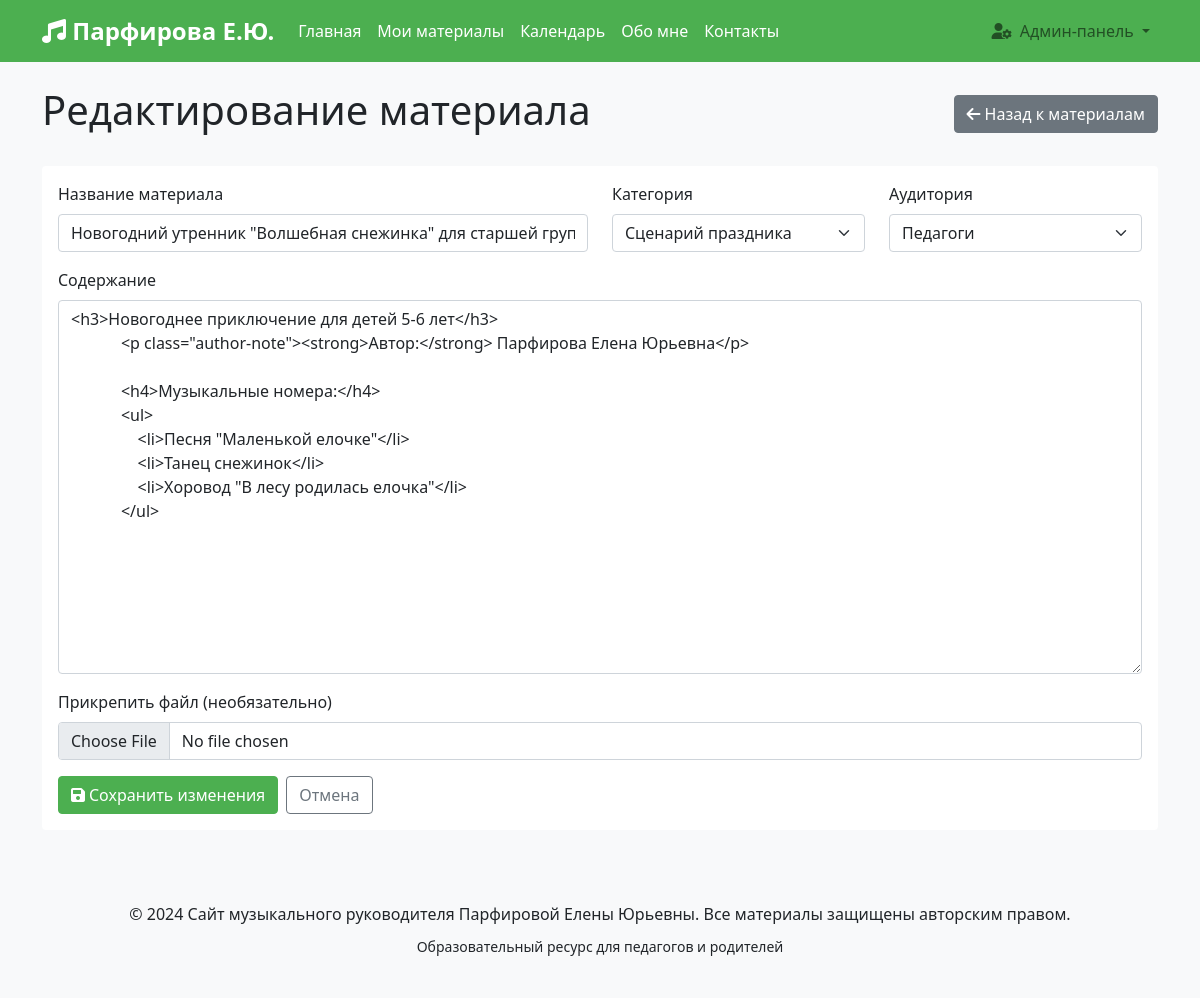
The app's page /admin/material/4/edit (signed in), older data.
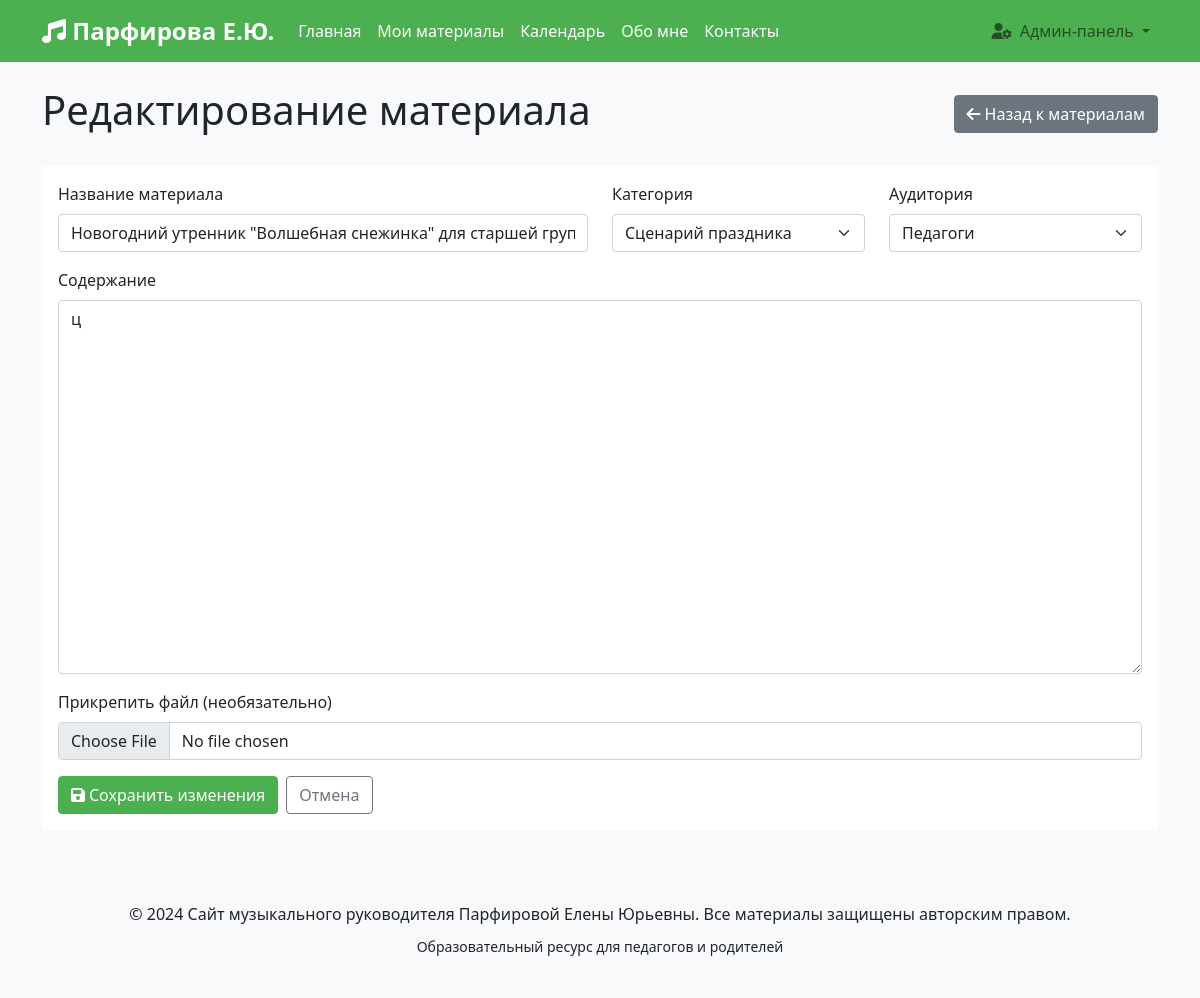
The same page, newer data.
### models.py (models this page shows)
class Material(db.Model):
    id = db.Column(db.Integer, primary_key=True)
    title = db.Column(db.String(200), nullable=False)
    content = db.Column(db.Text, nullable=False)
    category = db.Column(db.String(50), nullable=False)
    target_audience = db.Column(db.String(50), nullable=False)
    created_date = db.Column(db.DateTime, nullable=False, default=lambda: datetime.now(timezone.utc))
    file_path = db.Column(db.String(300))
    is_published = db.Column(db.Boolean, default=True)

### app.py (the view)
@app.route('/admin/material/<int:material_id>/edit', methods=['GET', 'POST'])
@login_required
def edit_material(material_id):
    material = db.session.get(Material, material_id)
    if not material:
        abort(404)
    form = MaterialForm()
    if form.validate_on_submit():
        material.title = form.title.data
        material.content = form.content.data
        material.category = form.category.data
        material.target_audience = form.target_audience.data
        if form.file.data:
            filename = secure_filename(form.file.data.filename)
            form.file.data.save(os.path.join('static/uploads', filename))
            material.file_path = filename
        db.session.commit()
        flash('Материал успешно обновлен!', 'success')
        return redirect(url_for('admin_materials'))
    elif request.method == 'GET':
        form.title.data = material.title
        form.content.data = material.content
        form.category.data = material.category
        form.target_audience.data = material.target_audience
    return render_template('admin/edit_material.html', form=form, material=material)

### forms.py
class MaterialForm(FlaskForm):
    title = StringField('Название', validators=[DataRequired(), Length(max=200)])
    content = TextAreaField('Содержание', validators=[DataRequired()])
    category = SelectField('Категория', choices=[
        ('consultation', 'Консультация'),
        ('scenario', 'Сценарий праздника'),
        ('methodical', 'Методическая разработка'),
        ('article', 'Статья')
    ], validators=[DataRequired()])
    target_audience = SelectField('Для кого', choices=[
        ('teachers', 'Педагоги'),
        ('parents', 'Родители'),
        ('all', 'Все')
    ], validators=[DataRequired()])
    file = FileField('Файл', validators=[FileAllowed(['pdf', 'doc', 'docx', 'jpg', 'png'], 'Только документы и изображения!')])

### app.py (called while the page is built)
@login_manager.user_loader
def load_user(user_id):
    return db.session.get(User, int(user_id))

### templates/admin/edit_material.html (shortened to what this page needs)
{% extends "base.html" %}
{% block content %}
<div class="container mt-4">
    <div class="d-flex justify-content-between align-items-center mb-4">
        <h1>Редактирование материала</h1>
        <a href="{{ url_for('admin_materials') }}" class="btn btn-secondary">
            <i class="fas fa-arrow-left me-1"></i>Назад к материалам
        </a>
    </div>
    <div class="card">
        <div class="card-body">
            <form method="POST" enctype="multipart/form-data">
                <div class="row">
                    <div class="col-md-6">
                        <div class="mb-3">
                            <label class="form-label">Название материала</label>
                            {{ form.title(class="form-control") }}
                        </div>
                    </div>
                    <div class="col-md-3">
                        <div class="mb-3">
                            <label class="form-label">Категория</label>
                            {{ form.category(class="form-select") }}
                        </div>
                    </div>
                    <div class="col-md-3">
                        <div class="mb-3">
                            <label class="form-label">Аудитория</label>
                            {{ form.target_audience(class="form-select") }}
                        </div>
                    </div>
                </div>
                <div class="mb-3">
                    <label class="form-label">Содержание</label>
                    {{ form.content(class="form-control", rows="15") }}
                </div>
                <div class="mb-3">
                    <label class="form-label">Прикрепить файл (необязательно)</label>
                    {{ form.file(class="form-control") }}
                </div>
                <div class="d-flex gap-2">
                    <button type="submit" class="btn btn-success">
                        <i class="fas fa-save me-1"></i>Сохранить изменения
                    </button>
                    <a href="{{ url_for('admin_materials') }}" class="btn btn-outline-secondary">Отмена</a>
                </div>
            </form>
        </div>
    </div>
</div>
{% endblock %}

Row changes from the older to the newer data that the page shows:
changed Material "Новогодний утренник \"Волшебная снежинка\" для старшей группы": content "<h3>Новогоднее приключение для детей 5-6 лет</h3> <p class=\"author-note\"><strong>Автор:</strong> Парфирова Елена Юрьевна</p> <h4>Музыкальные номера:</h4> <ul> <li>Песня \"Маленькой елочке\"</li> <li>Танец снежинок</li> <li>Хоровод \"В лесу родилась елочка\"</li> </ul>" → "ц"
